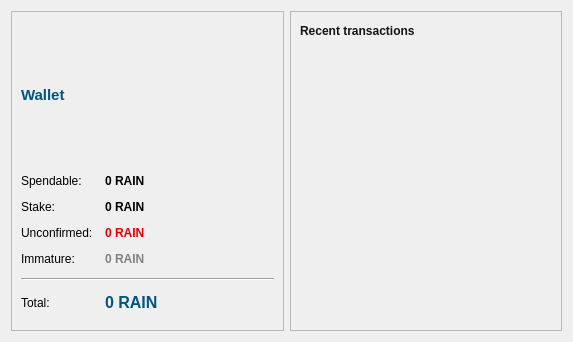
<?xml version="1.0" encoding="UTF-8"?>
<ui version="4.0">
 <class>OverviewPage</class>
 <widget class="QWidget" name="OverviewPage">
  <property name="geometry">
   <rect>
    <x>0</x>
    <y>0</y>
    <width>573</width>
    <height>342</height>
   </rect>
  </property>
  <property name="windowTitle">
   <string>Form</string>
  </property>
  <property name="autoFillBackground">
   <bool>false</bool>
  </property>
  <property name="styleSheet">
   <string notr="true"/>
  </property>
  <layout class="QHBoxLayout" name="horizontalLayout" stretch="1,1">
   <item>
    <layout class="QVBoxLayout" name="verticalLayout_2">
     <item>
      <widget class="QFrame" name="frame">
       <property name="styleSheet">
        <string notr="true"/>
       </property>
       <property name="frameShape">
        <enum>QFrame::StyledPanel</enum>
       </property>
       <layout class="QVBoxLayout" name="verticalLayout_4">
        <item>
         <layout class="QHBoxLayout" name="horizontalLayout_4">
          <item>
           <widget class="QLabel" name="label_5">
            <property name="font">
             <font>
              <pointsize>11</pointsize>
              <weight>75</weight>
              <bold>true</bold>
             </font>
            </property>
            <property name="styleSheet">
             <string notr="true">color: rgb(0, 85, 127);</string>
            </property>
            <property name="text">
             <string>Wallet</string>
            </property>
           </widget>
          </item>
          <item>
           <widget class="QLabel" name="labelWalletStatus">
            <property name="toolTip">
             <string>The displayed information may be out of date. Your wallet automatically synchronizes with the Condensate network after a connection is established, but this process has not completed yet.</string>
            </property>
            <property name="styleSheet">
             <string notr="true">QLabel { color: #DC143C; }</string>
            </property>
            <property name="text">
             <string notr="true"/>
            </property>
            <property name="alignment">
             <set>Qt::AlignLeading|Qt::AlignLeft|Qt::AlignVCenter</set>
            </property>
           </widget>
          </item>
          <item>
           <widget class="QLabel" name="label_7">
            <property name="text">
             <string/>
            </property>
            <property name="pixmap">
             <pixmap>../../../../Users/dan/Desktop/128.png</pixmap>
            </property>
           </widget>
          </item>
         </layout>
        </item>
        <item>
         <layout class="QFormLayout" name="formLayout_2">
          <property name="fieldGrowthPolicy">
           <enum>QFormLayout::AllNonFixedFieldsGrow</enum>
          </property>
          <property name="horizontalSpacing">
           <number>12</number>
          </property>
          <property name="verticalSpacing">
           <number>12</number>
          </property>
          <item row="0" column="0">
           <widget class="QLabel" name="label">
            <property name="text">
             <string>Spendable:</string>
            </property>
           </widget>
          </item>
          <item row="0" column="1">
           <widget class="QLabel" name="labelBalance">
            <property name="font">
             <font>
              <weight>75</weight>
              <bold>true</bold>
             </font>
            </property>
            <property name="cursor">
             <cursorShape>IBeamCursor</cursorShape>
            </property>
            <property name="toolTip">
             <string>Your current spendable balance</string>
            </property>
            <property name="styleSheet">
             <string notr="true"/>
            </property>
            <property name="text">
             <string notr="true">0 RAIN</string>
            </property>
            <property name="textInteractionFlags">
             <set>Qt::LinksAccessibleByMouse|Qt::TextSelectableByKeyboard|Qt::TextSelectableByMouse</set>
            </property>
           </widget>
          </item>
          <item row="1" column="0">
           <widget class="QLabel" name="label_6">
            <property name="text">
             <string>Stake:</string>
            </property>
           </widget>
          </item>
          <item row="1" column="1">
           <widget class="QLabel" name="labelStake">
            <property name="font">
             <font>
              <weight>75</weight>
              <bold>true</bold>
             </font>
            </property>
            <property name="cursor">
             <cursorShape>IBeamCursor</cursorShape>
            </property>
            <property name="toolTip">
             <string>Total of coins that was staked, and do not yet count toward the current balance</string>
            </property>
            <property name="styleSheet">
             <string notr="true"/>
            </property>
            <property name="text">
             <string notr="true">0 RAIN</string>
            </property>
            <property name="textInteractionFlags">
             <set>Qt::LinksAccessibleByMouse|Qt::TextSelectableByKeyboard|Qt::TextSelectableByMouse</set>
            </property>
           </widget>
          </item>
          <item row="2" column="0">
           <widget class="QLabel" name="label_3">
            <property name="text">
             <string>Unconfirmed:</string>
            </property>
           </widget>
          </item>
          <item row="2" column="1">
           <widget class="QLabel" name="labelUnconfirmed">
            <property name="font">
             <font>
              <weight>75</weight>
              <bold>true</bold>
             </font>
            </property>
            <property name="cursor">
             <cursorShape>IBeamCursor</cursorShape>
            </property>
            <property name="toolTip">
             <string>Total of transactions that have yet to be confirmed, and do not yet count toward the current balance</string>
            </property>
            <property name="styleSheet">
             <string notr="true">color: rgb(229, 0, 0);
</string>
            </property>
            <property name="text">
             <string notr="true">0 RAIN</string>
            </property>
            <property name="textInteractionFlags">
             <set>Qt::LinksAccessibleByMouse|Qt::TextSelectableByKeyboard|Qt::TextSelectableByMouse</set>
            </property>
           </widget>
          </item>
          <item row="3" column="0">
           <widget class="QLabel" name="labelImmatureText">
            <property name="text">
             <string>Immature:</string>
            </property>
           </widget>
          </item>
          <item row="3" column="1">
           <widget class="QLabel" name="labelImmature">
            <property name="font">
             <font>
              <weight>75</weight>
              <bold>true</bold>
             </font>
            </property>
            <property name="toolTip">
             <string>Mined balance that has not yet matured</string>
            </property>
            <property name="styleSheet">
             <string notr="true">color: rgb(130, 130, 130);</string>
            </property>
            <property name="text">
             <string notr="true">0 RAIN</string>
            </property>
            <property name="textInteractionFlags">
             <set>Qt::LinksAccessibleByMouse|Qt::TextSelectableByKeyboard|Qt::TextSelectableByMouse</set>
            </property>
           </widget>
          </item>
          <item row="4" column="0" colspan="2">
           <widget class="Line" name="line">
            <property name="orientation">
             <enum>Qt::Horizontal</enum>
            </property>
           </widget>
          </item>
          <item row="5" column="0">
           <widget class="QLabel" name="labelTotalText">
            <property name="text">
             <string>Total:</string>
            </property>
           </widget>
          </item>
          <item row="5" column="1">
           <widget class="QLabel" name="labelTotal">
            <property name="font">
             <font>
              <pointsize>12</pointsize>
              <weight>75</weight>
              <bold>true</bold>
              <stylestrategy>PreferAntialias</stylestrategy>
             </font>
            </property>
            <property name="cursor">
             <cursorShape>IBeamCursor</cursorShape>
            </property>
            <property name="toolTip">
             <string>Your current total balance</string>
            </property>
            <property name="styleSheet">
             <string notr="true">color: rgb(0, 85, 127);</string>
            </property>
            <property name="text">
             <string notr="true">0 RAIN</string>
            </property>
            <property name="textInteractionFlags">
             <set>Qt::LinksAccessibleByMouse|Qt::TextSelectableByKeyboard|Qt::TextSelectableByMouse</set>
            </property>
           </widget>
          </item>
         </layout>
        </item>
       </layout>
      </widget>
     </item>
    </layout>
   </item>
   <item>
    <layout class="QVBoxLayout" name="verticalLayout_3">
     <item>
      <widget class="QFrame" name="frame_2">
       <property name="autoFillBackground">
        <bool>false</bool>
       </property>
       <property name="styleSheet">
        <string notr="true"/>
       </property>
       <property name="frameShape">
        <enum>QFrame::StyledPanel</enum>
       </property>
       <layout class="QVBoxLayout" name="verticalLayout">
        <item>
         <layout class="QHBoxLayout" name="horizontalLayout_2">
          <item>
           <widget class="QLabel" name="label_4">
            <property name="styleSheet">
             <string notr="true">color: rgb(20, 20, 25);</string>
            </property>
            <property name="text">
             <string>&lt;b&gt;Recent transactions&lt;/b&gt;</string>
            </property>
           </widget>
          </item>
          <item>
           <widget class="QLabel" name="labelTransactionsStatus">
            <property name="toolTip">
             <string>The displayed information may be out of date. Your wallet automatically synchronizes with the Condensate network after a connection is established, but this process has not completed yet.</string>
            </property>
            <property name="styleSheet">
             <string notr="true">QLabel { color: #DC143C; }</string>
            </property>
            <property name="text">
             <string notr="true"/>
            </property>
            <property name="alignment">
             <set>Qt::AlignRight|Qt::AlignTrailing|Qt::AlignVCenter</set>
            </property>
           </widget>
          </item>
          <item>
           <spacer name="horizontalSpacer">
            <property name="orientation">
             <enum>Qt::Horizontal</enum>
            </property>
            <property name="sizeHint" stdset="0">
             <size>
              <width>40</width>
              <height>20</height>
             </size>
            </property>
           </spacer>
          </item>
         </layout>
        </item>
        <item>
         <widget class="QListView" name="listTransactions">
          <property name="styleSheet">
           <string notr="true">QListView { background: transparent; }</string>
          </property>
          <property name="frameShape">
           <enum>QFrame::NoFrame</enum>
          </property>
          <property name="verticalScrollBarPolicy">
           <enum>Qt::ScrollBarAlwaysOff</enum>
          </property>
          <property name="horizontalScrollBarPolicy">
           <enum>Qt::ScrollBarAlwaysOff</enum>
          </property>
          <property name="selectionMode">
           <enum>QAbstractItemView::NoSelection</enum>
          </property>
         </widget>
        </item>
       </layout>
      </widget>
     </item>
    </layout>
   </item>
  </layout>
 </widget>
 <resources/>
 <connections/>
</ui>
